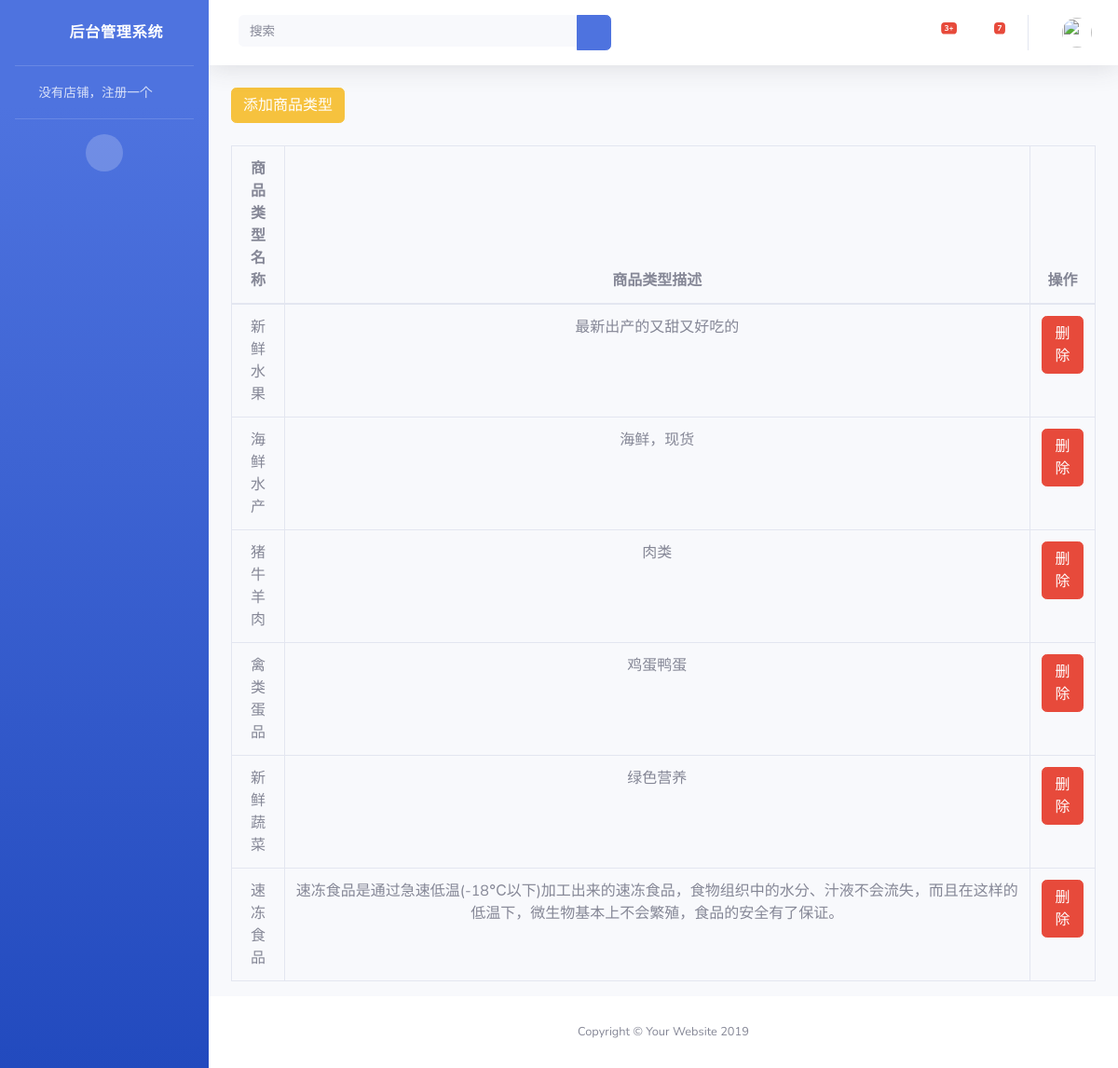
Screenshot of /Store/list_goods_type/ with the database file from the repository.
### Store/models.py (models this page shows, shortened)
class GoodsType(models.Model):
    name = models.CharField(max_length=32,verbose_name="商品类型名称")
    description = models.TextField(verbose_name="商品类型描述")
    picture = models.ImageField(upload_to="buyer/images",verbose_name="商品类型首页展示图片")
    objects = GoodsTypeManage()
    class Meta:
        verbose_name = "商品类型"
        verbose_name_plural = "商品类型"

### Store/views.py (the view, shortened to what this page needs)
# urls.py: path('list_goods_type/', goods_type_list),
def goods_type_list(request):
    goods_type_lst = GoodsType.objects.all()
    return render(request,"store/goods_type_list.html",locals())

### Store/templates/store/goods_type_list.html (shortened to what this page needs)
{% extends "store/base.html" %}
{% block label %}
    <button class="btn btn-warning" data-toggle="modal" data-target="#myModal">添加商品类型</button>
{% endblock %}
{% block content %}
    <table class="table table-bordered">
        <thead>
            <tr>
                <th style="text-align: center;">商品类型名称</th>
                <th style="text-align: center;width: 800px">商品类型描述</th>
                <th style="text-align: center;">操作</th>
            </tr>
        </thead>
        <tbody>
            {% for goods_type in goods_type_lst%}
            <tr>
                <td style="text-align: center;">{{ goods_type.name }}</td>
                <td style="text-align: center;">{{ goods_type.description }}</td>
                <td style="text-align: center;">
                    <a class="btn btn-danger" href="/Store/delete_goods_type/?id={{ goods_type.id }}">删除</a>
                </td>
            </tr>
            {% endfor %}
        </tbody>
    </table>
{% endblock %}

### Store/templates/store/base.html (shortened to what this page needs)
<!DOCTYPE html>
<html lang="en">
<head>
  <link href="/static/store/vendor/fontawesome-free/css/all.min.css" rel="stylesheet" type="text/css">
  <link href="/static/store/css/sb-admin-2.min.css" rel="stylesheet">
</head>
<body id="page-top">
  <div id="wrapper">
    {% if request.COOKIES.is_store %}
    <ul class="navbar-nav bg-gradient-primary sidebar sidebar-dark accordion" id="accordionSidebar">
      <a class="sidebar-brand d-flex align-items-center justify-content-center" href="index.html">
        <div class="sidebar-brand-icon rotate-n-15">
          <i class="fas fa-laugh-wink"></i>
        </div>
        <div class="sidebar-brand-text mx-3">后台管理系统</div>
      </a>
      <hr class="sidebar-divider my-0">
      <li class="nav-item">
        <a class="nav-link" href="#">
          <i class="fas fa-fw fa-tachometer-alt"></i>
                <span>店铺管理</span></a>
      </li>
      <hr class="sidebar-divider">
      <div class="sidebar-heading">
        销售管理
      </div>
      <li class="nav-item">
        <a class="nav-link collapsed" href="#" data-toggle="collapse" data-target="#collapseTwo" aria-expanded="true" aria-controls="collapseTwo">
          <i class="fas fa-fw fa-cog"></i>
          <span>商品管理</span>
        </a>
        <div id="collapseTwo" class="collapse" aria-labelledby="headingTwo" data-parent="#accordionSidebar">
          <div class="bg-white py-2 collapse-inner rounded">
            <h6 class="collapse-header">商品信息:</h6>
            <a class="collapse-item" href="/Store/add_good/">添加商品</a>
            <a class="collapse-item" href="/Store/goods_list/up/">在售商品列表</a>
            <a class="collapse-item" href="/Store/goods_list/down/">下架商品列表</a>
          </div>
        </div>
      </li>
      <li class="nav-item">
        <a class="nav-link collapsed" href="#" data-toggle="collapse" data-target="#collapseThree" aria-expanded="true" aria-controls="collapseTwo">
          <i class="fas fa-fw fa-cog"></i>
          <span>订单管理</span>
        </a>
        <div id="collapseThree" class="collapse" aria-labelledby="headingTwo" data-parent="#accordionSidebar">
          <div class="bg-white py-2 collapse-inner rounded">
            <h6 class="collapse-header">订单管理:</h6>
            <a class="collapse-item" href="/Store/order_list/undo/">待处理订单</a>
            <a class="collapse-item" href="/Store/order_list/complete/">已完成订单</a>
          </div>
        </div>
      </li>
      <li class="nav-item">
        <a class="nav-link collapsed" href="/Store/list_goods_type/">
          <i class="fas fa-fw fa-cog"></i>
          <span>商品类型管理</span>
        </a>
      </li>
      <div class="text-center d-none d-md-inline">
        <button class="rounded-circle border-0" id="sidebarToggle"></button>
      </div>
    </ul>
    {% else %}
    <ul class="navbar-nav bg-gradient-primary sidebar sidebar-dark accordion" id="accordionSidebar">
      <a class="sidebar-brand d-flex align-items-center justify-content-center" href="index.html">
        <div class="sidebar-brand-icon rotate-n-15">
          <i class="fas fa-laugh-wink"></i>
        </div>
        <div class="sidebar-brand-text mx-3">后台管理系统</div>
      </a>
      <hr class="sidebar-divider my-0">
      <li class="nav-item">
        <a class="nav-link" href="/Store/store_register/">
          <i class="fas fa-fw fa-tachometer-alt"></i>
                <span>没有店铺，注册一个</span></a>
      </li>
      <hr class="sidebar-divider">
      <div class="text-center d-none d-md-inline">
        <button class="rounded-circle border-0" id="sidebarToggle"></button>
      </div>
    </ul>
    {% endif %}
    <div id="content-wrapper" class="d-flex flex-column">
      <div id="content">
        <nav class="navbar navbar-expand navbar-light bg-white topbar mb-4 static-top shadow">
          <form class="d-none d-sm-inline-block form-inline mr-auto ml-md-3 my-2 my-md-0 mw-100 navbar-search">
            <div class="input-group">
              <input type="text" name="keywords" value="{{ keywords }}" class="form-control bg-light border-0 small" placeholder="搜索" aria-label="Search" aria-describedby="basic-addon2">
              <div class="input-group-append">
                <button class="btn btn-primary" type="submit">
                  <i class="fas fa-search fa-sm"></i>
                </button>
              </div>
            </div>
          </form>
          <ul class="navbar-nav ml-auto">
            <li class="nav-item dropdown no-arrow mx-1">
              <a class="nav-link dropdown-toggle" href="#" id="alertsDropdown" role="button" data-toggle="dropdown" aria-haspopup="true" aria-expanded="false">
                <i class="fas fa-bell fa-fw"></i>
                <span class="badge badge-danger badge-counter">3+</span>
              </a>
            </li>
            <li class="nav-item dropdown no-arrow mx-1">
              <a class="nav-link dropdown-toggle" href="#" id="messagesDropdown" role="button" data-toggle="dropdown" aria-haspopup="true" aria-expanded="false">
                <i class="fas fa-envelope fa-fw"></i>
                <span class="badge badge-danger badge-counter">7</span>
              </a>
            </li>
            <li class="nav-item dropdown no-arrow">
              <a class="nav-link dropdown-toggle" href="#" id="userDropdown" role="button" data-toggle="dropdown" aria-haspopup="true" aria-expanded="false">
                <img class="img-profile rounded-circle" src="https://ss2.bdstatic.com/70cFvnSh_Q1YnxGkpoWK1HF6hhy/it/u=4001431513,4128677135&fm=26&gp=0.jpg">
              </a>
            </li>
          </ul>
        </nav>
        <div class="container-fluid">
          <h1 class="h3 mb-4 text-gray-800">{% block label%}{% endblock %}</h1>
        </div>
        <div class="container">
            {% block content %}
            {% endblock %}
        </div>
      </div>
      <footer class="sticky-footer bg-white">
        <div class="container my-auto">
          <div class="copyright text-center my-auto">
            <span>Copyright &copy; Your Website 2019</span>
          </div>
        </div>
      </footer>
    </div>
  </div>
</body>
</html>

### rows the page displays
GoodsType: name "新鲜水果", description "最新出产的又甜又好吃的"
GoodsType: name "海鲜水产", description "海鲜，现货"
GoodsType: name "猪牛羊肉", description "肉类"
GoodsType: name "禽类蛋品", description "鸡蛋鸭蛋"
GoodsType: name "新鲜蔬菜", description "绿色营养"
GoodsType: name "速冻食品", description "速冻食品是通过急速低温(-18℃以下)加工出来的速冻食品，食物组织中的水分、汁液不会流失，而且在这样的低温下，微生物基本上不会繁殖，食品的安全有了保证。"
